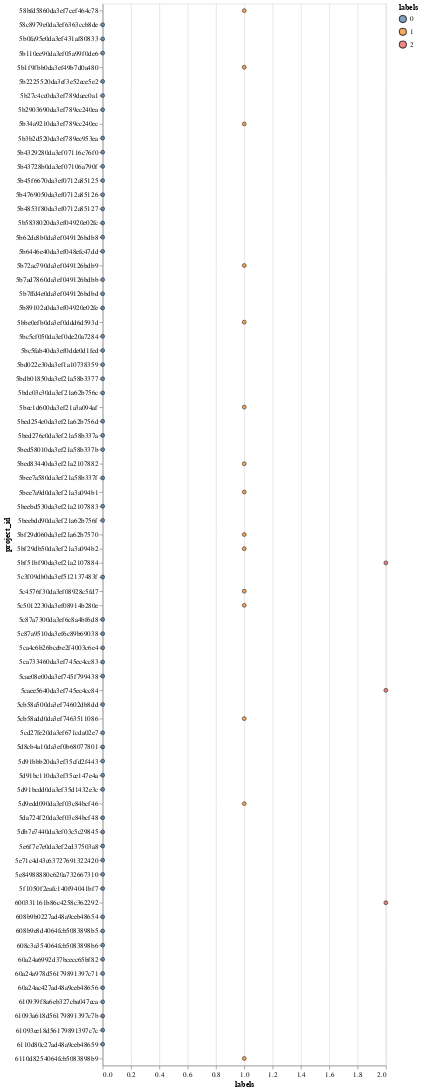

Notebook cell for this chart:
### Code cell
c1

### Figure 1 — Vega-Lite specification as saved in the notebook (floating-point values rounded to 4 significant figures)
{"config": {"view": {"continuousWidth": 400, "continuousHeight": 300}}, "data": {"name": "data-d0ef1cf1ddd38e63c07458f353369efb"}, "mark": {"type": "point", "filled": true, "stroke": "black", "strokeWidth": 1}, "encoding": {"color": {"field": "labels", "type": "nominal"}, "x": {"field": "labels", "type": "quantitative"}, "y": {"field": "project_id", "type": "nominal"}}, "$schema": "https://vega.github.io/schema/vega-lite/v4.17.0.json", "datasets": {"data-d0ef1cf1ddd38e63c07458f353369efb": [{"project_id": "58bfd5860da3ef7cef464c78", "labels": 1}, {"project_id": "58c8979e0da3ef6363ccb8de", "labels": 0}, {"project_id": "5b0fa95e0da3ef431af80833", "labels": 0}, {"project_id": "5b110ee90da3ef05a99f0de6", "labels": 0}, {"project_id": "5b1f9fbb0da3ef49b7d0a480", "labels": 1}, {"project_id": "5b2225520da3ef3e52ece5e2", "labels": 0}, {"project_id": "5b27c4cc0da3ef789daec0a1", "labels": 0}, {"project_id": "5b2903690da3ef789cc240ea", "labels": 0}, {"project_id": "5b34a9210da3ef789cc240ec", "labels": 1}, {"project_id": "5b3b2d520da3ef789ec953ea", "labels": 0}, {"project_id": "5b4329280da3ef07116c76f0", "labels": 0}, {"project_id": "5b43728b0da3ef07106a790f", "labels": 0}, {"project_id": "5b45f6670da3ef0712a85125", "labels": 0}, {"project_id": "5b4769050da3ef0712a85126", "labels": 0}, {"project_id": "5b4853f80da3ef0712a85127", "labels": 0}, {"project_id": "5b5838020da3ef04920e02fc", "labels": 0}, {"project_id": "5b62dc8b0da3ef049126bdb8", "labels": 0}, {"project_id": "5b6446e40da3ef048efc47dd", "labels": 0}, {"project_id": "5b72ac790da3ef049126bdb9", "labels": 1}, {"project_id": "5b7ad7860da3ef049126bdbb", "labels": 0}, {"project_id": "5b7ffd4e0da3ef049126bdbd", "labels": 0}, {"project_id": "5b89102a0da3ef04920e02fe", "labels": 0}, {"project_id": "5bbe0efb0da3ef0ddd6d593d", "labels": 1}, {"project_id": "5bc5cf050da3ef0de20a7284", "labels": 0}, {"project_id": "5bc5fab40da3ef0dde0d1fed", "labels": 0}, {"project_id": "5bd022e30da3ef1a10738359", "labels": 0}, {"project_id": "5bdb01850da3ef21a58b3377", "labels": 0}, {"project_id": "5bdc03c30da3ef21a62b756c", "labels": 0}, {"project_id": "5bec1d600da3ef21a3a094af", "labels": 1}, {"project_id": "5bed254e0da3ef21a62b756d", "labels": 0}, {"project_id": "5bed276c0da3ef21a58b337a", "labels": 0}, {"project_id": "5bed58010da3ef21a58b337b", "labels": 0}, {"project_id": "5bed83440da3ef21a2107882", "labels": 1}, {"project_id": "5bee7a580da3ef21a58b337f", "labels": 0}, {"project_id": "5bee7a9d0da3ef21a3a094b1", "labels": 1}, {"project_id": "5beebd530da3ef21a2107883", "labels": 0}, {"project_id": "5beebdd90da3ef21a62b756f", "labels": 0}, {"project_id": "5bf29d060da3ef21a62b7570", "labels": 1}, {"project_id": "5bf29db50da3ef21a3a094b2", "labels": 1}, {"project_id": "5bf51bf90da3ef21a2107884", "labels": 2}, {"project_id": "5c3f09db0da3ef512137483f", "labels": 0}, {"project_id": "5c4576f30da3ef08928c5fd7", "labels": 1}, {"project_id": "5c5012230da3ef08914b280e", "labels": 1}, {"project_id": "5c87a7300da3ef6c8a4bf6d8", "labels": 0}, {"project_id": "5c87a9510da3ef6c89b69038", "labels": 0}, {"project_id": "5ca4c6b26bcebe2f4003c6e4", "labels": 0}, {"project_id": "5ca733460da3ef745ec4cc83", "labels": 0}, {"project_id": "5cae08e00da3ef745f799438", "labels": 0}, {"project_id": "5caee5640da3ef745ec4cc84", "labels": 2}, {"project_id": "5cb58a500da3ef74602db8dd", "labels": 0}, {"project_id": "5cb58add0da3ef7463511086", "labels": 1}, {"project_id": "5cd27fe20da3ef671cda02e7", "labels": 0}, {"project_id": "5d8cb4a10da3ef0b68077801", "labels": 0}, {"project_id": "5d91bbb20da3ef35cfd2f443", "labels": 0}, {"project_id": "5d91bc110da3ef35ce147e4a", "labels": 0}, {"project_id": "5d91bcdd0da3ef35d1432e3c", "labels": 0}, {"project_id": "5d9edd090da3ef03c84bcf46", "labels": 1}, {"project_id": "5da724f20da3ef03c84bcf48", "labels": 0}, {"project_id": "5db7e7440da3ef03c5c29845", "labels": 0}, {"project_id": "5e6f7e7e0da3ef2ed37503a8", "labels": 0}, {"project_id": "5e71c4d43c63727691322420", "labels": 0}, {"project_id": "5e84988880c620a732667310", "labels": 0}, {"project_id": "5f1050f2eafc140f94041bf7", "labels": 0}, {"project_id": "600331161b86c4258c362292", "labels": 2}, {"project_id": "608b9b0227ad48a9ceb48654", "labels": 0}, {"project_id": "608b9e8d4064fcb5083898b5", "labels": 0}, {"project_id": "608c3a354064fcb5083898b6", "labels": 0}, {"project_id": "60a24a6992d37bcecc65bf82", "labels": 0}, {"project_id": "60a24a978d56179891397c71", "labels": 0}, {"project_id": "60a24ac427ad48a9ceb48656", "labels": 0}, {"project_id": "610939f8a6eb327cba047eca", "labels": 0}, {"project_id": "61093a618d56179891397c7b", "labels": 0}, {"project_id": "61093ee18d56179891397c7c", "labels": 0}, {"project_id": "6110d80c27ad48a9ceb48659", "labels": 0}, {"project_id": "6110d8254064fcb5083898b9", "labels": 1}]}}
